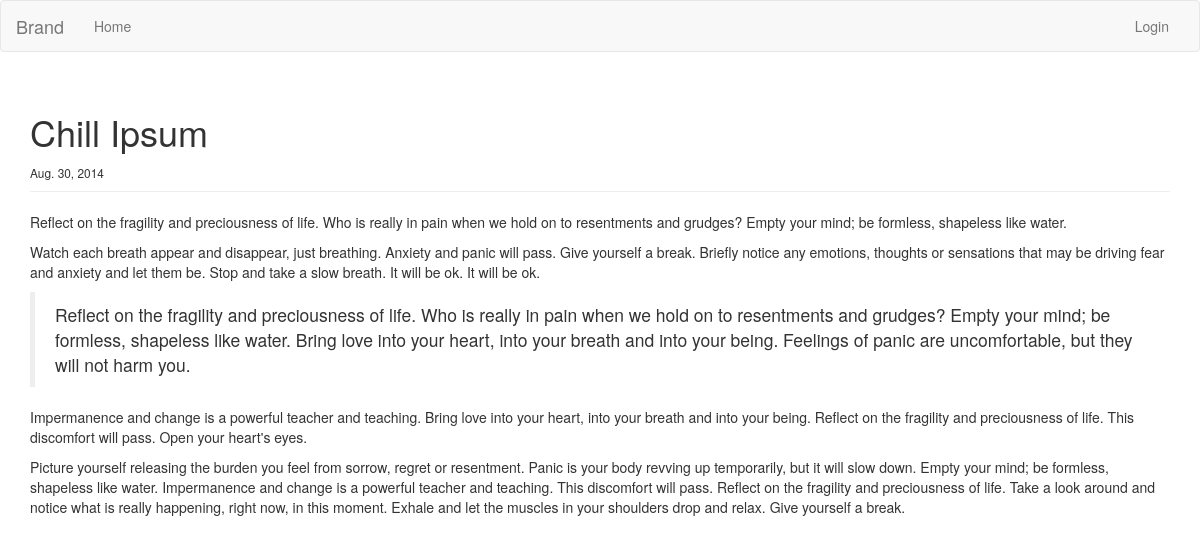
/chill-ipsum/, run on the app's committed database.
### blog/models.py (models this page shows, shortened)
class Post(models.Model):
    title = models.CharField(max_length=255)
    slug = models.SlugField(unique=True,max_length=255)
    description = models.CharField(max_length=255)
    content = models.TextField()
    created = models.DateTimeField(auto_now_add=True)
    published = models.BooleanField(default=True)
    class Meta:
        ordering = ['-created']

### blog/views.py (the view)
# urls.py: url(r'^(?P<slug>[\w\-]+)/$', 'blog.views.post'),
def post(request, slug):
    post = get_object_or_404(Post, slug=slug)
    posts = Post.objects.filter(published=True)
    return render(request, 'blog/post.html', {'post': post, 'posts' : posts})

### feastlyDjango/templates/blog/post.html (shortened to what this page needs)
{% extends 'base.html' %}
{% block content %}
<article>
    <header>
        <div class="page-header">
			<h1> {{post.title}} </h1>
			<small>
			<time datetime="{{post.created|date:"c"}}">
            {{post.created|date}}
            </time>
            </small>
		</div>
    </header>
    <p class="description">
        {{post.description}}
    </p>
    {{post.content|safe}}
</article>
{% endblock %}

### data on the page
Post: title "Chill Ipsum", created "Aug. 30, 2014", description "Reflect on the fragility and preciousness of life. Who is really in pain when we hold on to resentments and grudges? Empty your mind; be formless, shapeless like water.", content "Watch each breath appear and disappear, just breathing. Anxiety and panic will pass. Give yourself a break. Briefly notice any emotions, thoughts or sensations that may be driving fear and anxiety and let them be. Stop and take a slow breath. It will be ok. It will be ok. Reflect on the fragility and preciousness of life. Who is really in pain when we hold on to resentments and grudges? Empty your mind; be formless, shapeless like water. Bring love into your heart, into your breath and into your being. Feelings of panic are uncomfortable, but they will not harm you. Impermanence and change is a powerful teacher and teaching. Bring love into your heart, into your breath and into your being.…"
